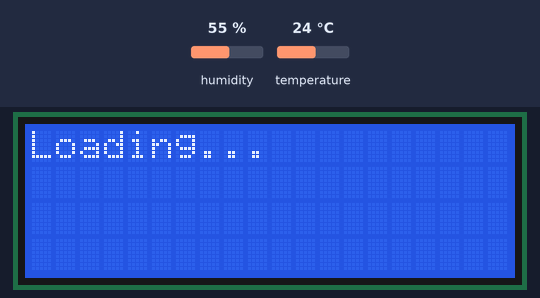
The sketch below on a simulated Arduino Uno, built with avr-gcc and run on an emulated ATmega328P. Parts: 20×4 character LCD. The test bench sets the inputs (shaded band); at power-on: humidity 55 %, temperature 24 °C.

Above: at 1.2 s.
1.3 s: humidity set to 22 %
At 7.3 s:
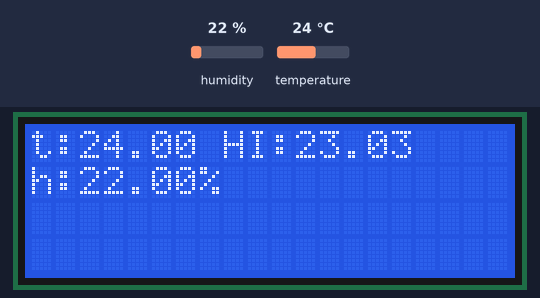
7.6 s: temperature set to 12 °C
At 13.2 s:
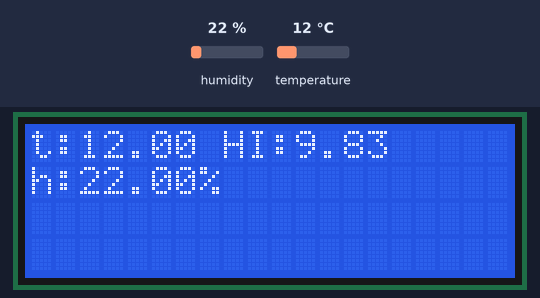
13.7 s: humidity set to 40 %
At 19.1 s:
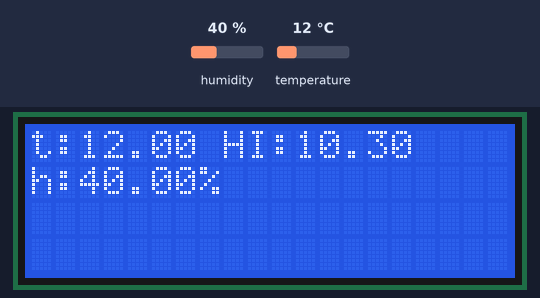
19.8 s: temperature set to 19 °C
At 25.0 s:
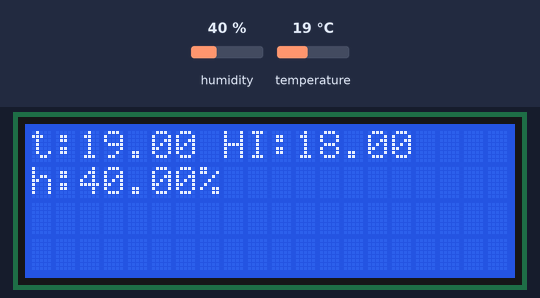
Timing chart, 0 to 26.5 s (numbered marks = the images above; inputs shaded):
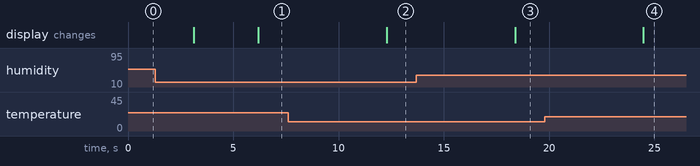

Measured:
- after the input at 1.3 s, the display: first differs from a run without the input after 4.9 s (image 1)
- after the input at 7.6 s, the display: changes after 4.7 s (image 2)
- after the input at 13.7 s, the display: changes after 4.7 s (image 3)
- after the input at 19.8 s, the display: changes after 4.7 s (image 4)

The sketch:

Termometer.ino
```cpp
#include <Wire.h>
#include <LiquidCrystal_I2C.h>
#include "DHT.h"

#define DHTPIN 2
#define DHTTYPE DHT11
DHT dht(DHTPIN, DHTTYPE);

LiquidCrystal_I2C lcd(0x27,20,4);

void setup() {
  lcd.init();
  lcd.backlight();
  lcd.setCursor(0,0);
  lcd.print("Loading...");
  dht.begin();
}

void loop() {
  float h = dht.readHumidity();
  float t = dht.readTemperature();
  float hic = dht.computeHeatIndex(t, h, false);

  delay(3000);
  lcd.clear();
  lcd.setCursor(0,0);
  lcd.print("t:");
  lcd.print(t);
  lcd.setCursor(8,0);
  lcd.print("HI:");
  lcd.print(hic);
  lcd.setCursor(0,1);
  lcd.print("h:");
  lcd.print(h);
  lcd.print("%");
}
```
